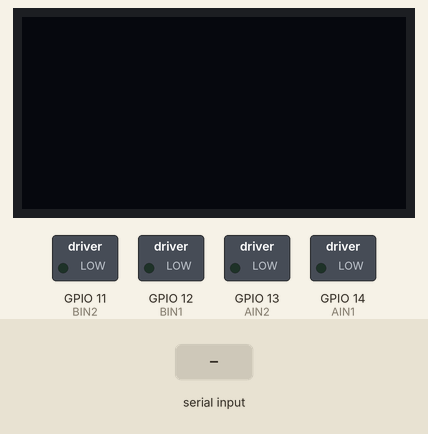
This sketch was run on a simulated ESP32-S3. Parts: 128×64 one-colour display, switched loads named in the sketch (green lamp = pin HIGH). The inputs (shaded band) are chosen by the test bench. What the sketch prints to the serial monitor is not drawn.

Above: at 1.2 s.
1.3 s: "f\n" received over Serial
At 1.8 s:
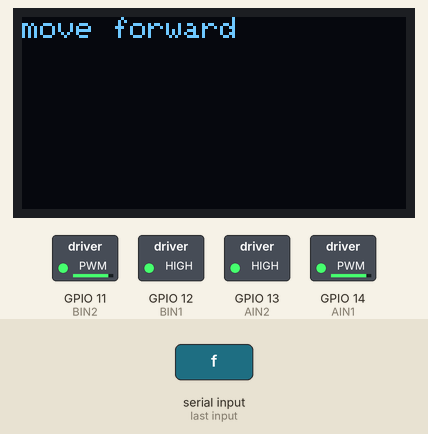
2.8 s: "b\n" received over Serial
At 4.0 s:
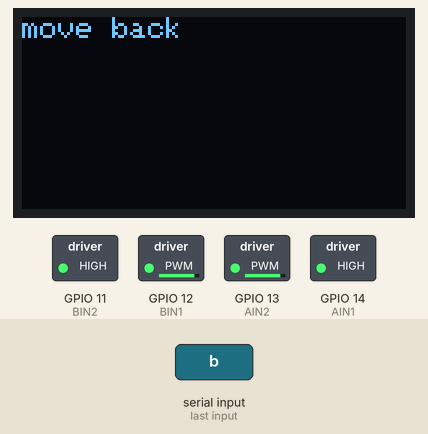
4.3 s: "l\n" received over Serial
At 5.3 s:
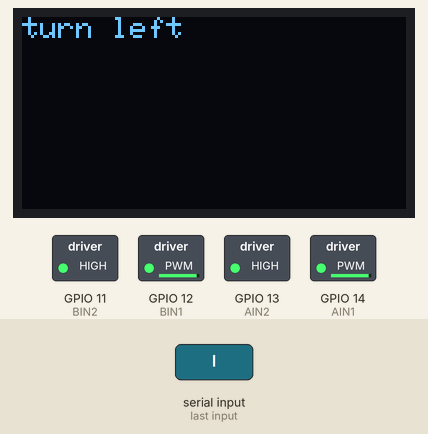
5.8 s: "r\n" received over Serial
At 6.5 s:
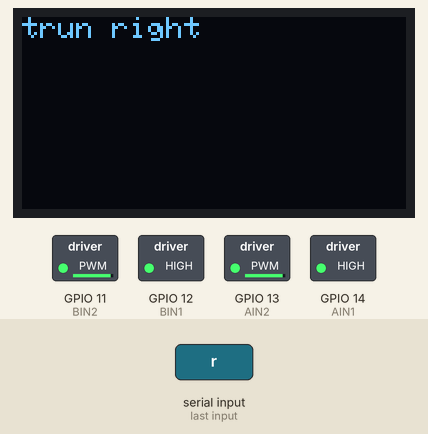
7.3 s: "1\n" received over Serial
At 8.5 s:
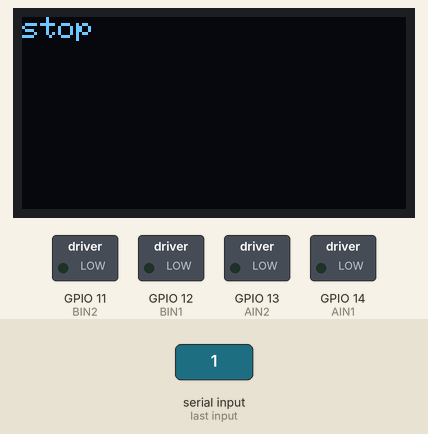
8.8 s: "f\n" received over Serial
At 9.9 s:
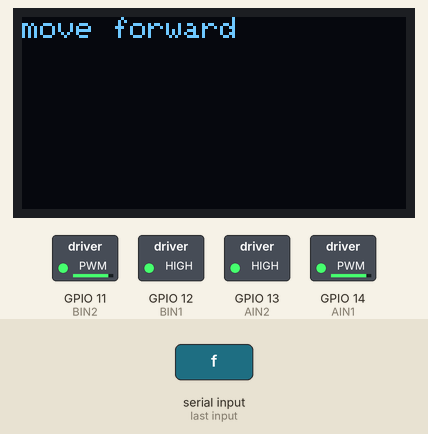
Timing chart, 0 to 11.3 s (numbered marks = the images above; inputs shaded):
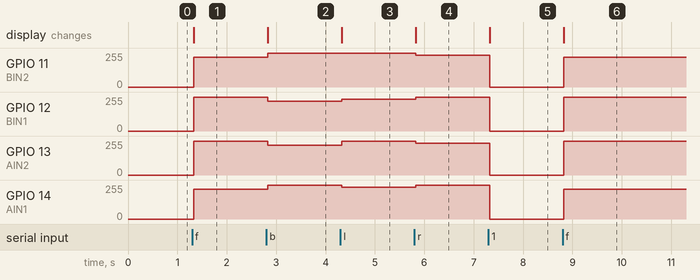

The sketch:

motor_control_esp32.ino
```cpp
/**************************************************************************
screen control
based on the adafruit ssd1306 example

serial communication based on
https://forum.arduino.cc/t/serial-input-basics-updated/382007/2

 **************************************************************************/

#include <SPI.h>
#include <Wire.h>
#include <Adafruit_GFX.h>
#include <Adafruit_SSD1306.h>

#define SCREEN_WIDTH 128 // OLED display width, in pixels
#define SCREEN_HEIGHT 64 // OLED display height, in pixels

#define SDA_PIN 8 // define sda pin
#define SCL_PIN 9 // define scl pin

#define E1A 4
#define E1B 5
#define E2A 6
#define E2B 7

#define AIN1 14
#define AIN2 13
#define BIN1 12
#define BIN2 11

#define OLED_RESET     -1 // Reset pin # (or -1 if sharing Arduino reset pin)
#define SCREEN_ADDRESS 0x3C ///< See datasheet for Address; 0x3D for 128x64, 0x3C for 128x32 my screen is 0x3C
Adafruit_SSD1306 display(SCREEN_WIDTH, SCREEN_HEIGHT, &Wire, OLED_RESET);

char receivedChar;
boolean newData = false;

String str_f = "move forward";
String str_b = "move back";
String str_l = "turn left";
String str_r = "trun right";
String str_s = "stop";


void setup() {
  Serial.begin(115200);
  Wire.begin(SDA_PIN,SCL_PIN);

  pinMode(AIN1, OUTPUT);
  pinMode(AIN2, OUTPUT);
  pinMode(BIN1, OUTPUT);
  pinMode(BIN2, OUTPUT);


  // SSD1306_SWITCHCAPVCC = generate display voltage from 3.3V internally
  if(!display.begin(SSD1306_SWITCHCAPVCC, SCREEN_ADDRESS)) {
    Serial.println(F("SSD1306 allocation failed"));
    for(;;); // Don't proceed, loop forever
  }

  // Clear the buffer
  display.clearDisplay();

}

void loop() {

  if (Serial.available() > 0) {
    recvOneChar();
    showNewData();
  }

}

void drawmessage(const String message) {
  display.clearDisplay();

  display.setTextSize(1);      // Normal 1:1 pixel scale
  display.setTextColor(SSD1306_WHITE); // Draw white text
  display.setCursor(0, 0);     // Start at top-left corner
  display.println(message);

  display.display();
  //delay(2000);
}

void recvOneChar() {
  if (Serial.available() > 0) {
    receivedChar = Serial.read();
    if (receivedChar != '\n') {
      newData = true;
    }
  }
}

void showNewData() {
  if (newData == true) {
    Serial.print("this is ...");
    Serial.println(receivedChar);
    newData = false;
    motorcontrol();
  }
}

void motorcontrol() {
  switch (receivedChar) {
    case 'f': {
      drawmessage(str_f);
      moveForward(30);
    }
      break;
    case 'b': {
      drawmessage(str_b);
      moveReverse(30);
    }
      break;
    case 'l': {
      drawmessage(str_l);
      leftRotate(15);
    }
      break;
    case 'r': {
      drawmessage(str_r);
      rightRotate(15);
    }
      break;
    default:
      drawmessage(str_s);
      movestop();
      break;
  }
}


void moveForward(int pwm) {
  analogWrite(AIN2, 255);
  analogWrite(AIN1, 255-pwm);
  analogWrite(BIN1, 255);
  analogWrite(BIN2, 255-pwm);
}


void moveReverse(int pwm) {
  analogWrite(AIN1, 255);
  analogWrite(AIN2, 255-pwm);
  analogWrite(BIN2, 255);
  analogWrite(BIN1, 255-pwm);
}


void leftRotate(int pwm) {
  analogWrite(AIN2, 255);
  analogWrite(AIN1, 255-pwm);
  analogWrite(BIN2, 255);
  analogWrite(BIN1, 255-pwm);
}


void rightRotate(int pwm) {
  analogWrite(AIN1, 255);
  analogWrite(AIN2, 255-pwm);
  analogWrite(BIN1, 255);
  analogWrite(BIN2, 255-pwm);
}

void movestop() {
  analogWrite(AIN2, 0);
  analogWrite(AIN1, 0);
  analogWrite(BIN1, 0);
  analogWrite(BIN2, 0);
}
```

Measured:
- after the input at 1.3 s, GPIO 11 (BIN2), GPIO 14 (AIN1): 0/255 → 225/255 at once; GPIO 12 (BIN1), GPIO 13 (AIN2): 0/255 → 255/255 at once; the display: changes at once (image 1)
- after the input at 2.8 s, GPIO 11 (BIN2), GPIO 14 (AIN1): 225/255 → 255/255 at once; GPIO 12 (BIN1), GPIO 13 (AIN2): 255/255 → 225/255 at once; the display: changes at once (image 2)
- after the input at 4.3 s, GPIO 12 (BIN1): 225/255 → 240/255 at once; GPIO 13 (AIN2): 225/255 → 255/255 at once; GPIO 14 (AIN1): 255/255 → 240/255 at once; the display: changes at once (image 3)
- after the input at 5.8 s, GPIO 11 (BIN2), GPIO 13 (AIN2): 255/255 → 240/255 at once; GPIO 12 (BIN1), GPIO 14 (AIN1): 240/255 → 255/255 at once; the display: changes at once (image 4)
- after the input at 7.3 s, GPIO 11 (BIN2), GPIO 13 (AIN2): 240/255 → 0/255 at once; GPIO 12 (BIN1), GPIO 14 (AIN1): 255/255 → 0/255 at once; the display: changes at once (image 5)
- after the input at 8.8 s, GPIO 11 (BIN2), GPIO 14 (AIN1): 0/255 → 225/255 at once; GPIO 12 (BIN1), GPIO 13 (AIN2): 0/255 → 255/255 at once; the display: changes at once (image 6)
